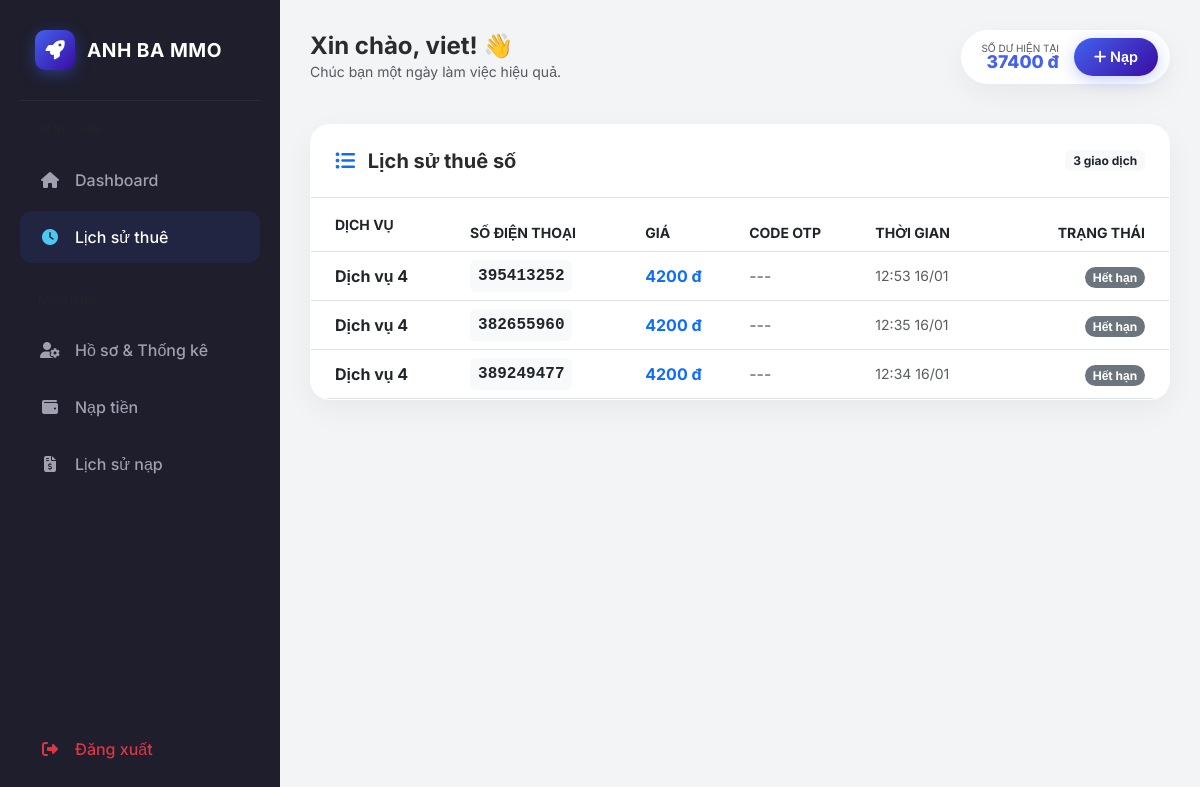
Page /history/ (signed in) on the committed database.
### core/models.py (models this page shows, shortened)
class UserProfile(models.Model):
    user = models.OneToOneField(User, on_delete=models.CASCADE, related_name='profile')
    balance = models.IntegerField(default=0, verbose_name="Số dư")
    phone_number = models.CharField(max_length=15, null=True, blank=True, verbose_name="Số điện thoại")
    class Meta:
        verbose_name = "Ví người dùng"
        verbose_name_plural = "Quản lý ví tiền"

class RentSession(models.Model):
    STATUS_CHOICES = [
        ('Waiting', 'Đang chờ'),
        ('Success', 'Thành công'),
        ('Expired', 'Hết hạn'),
    ]
    user = models.ForeignKey(User, on_delete=models.CASCADE, related_name='rent_history')
    request_id = models.CharField(max_length=50, verbose_name="Mã Request ID")
    service_name = models.CharField(max_length=100, verbose_name="Tên dịch vụ")
    phone_number = models.CharField(max_length=20, verbose_name="Số điện thoại")
    original_price = models.IntegerField(default=0, help_text="Giá gốc nhập vào")
    sell_price = models.IntegerField(default=0, help_text="Giá bán cho khách")
    otp_code = models.CharField(max_length=20, null=True, blank=True, verbose_name="Mã OTP")
    sms_content = models.TextField(null=True, blank=True, verbose_name="Nội dung tin nhắn") # Thêm trường này nếu muốn lưu full tin nhắn
    status = models.CharField(max_length=20, choices=STATUS_CHOICES, default="Waiting", verbose_name="Trạng thái")
    created_at = models.DateTimeField(auto_now_add=True, verbose_name="Thời gian tạo")
    class Meta:
        ordering = ['-created_at'] # Tự động sắp xếp mới nhất lên đầu
        verbose_name = "Lịch sử thuê số"
        verbose_name_plural = "Quản lý thuê số"

### core/views.py (the view, shortened to what this page needs)
# urls.py: path('history/', views.history, name='history'),
@login_required
def history(request):
    pending_sessions = RentSession.objects.filter(user=request.user, status='Waiting')
    user_profile = request.user.profile
    has_refund = False # Cờ đánh dấu xem có đơn nào được hoàn không
    if has_refund:
        user_profile.save()
        messages.success(request, "Hệ thống đã tự động hoàn tiền các đơn hàng lỗi/hết hạn!")
    history_data = RentSession.objects.filter(user=request.user).order_by('-created_at')
    return render(request, 'history.html', {
        'history': history_data
    })

### core/templates/history.html
{% extends 'base.html' %}
{% block content %}
<div class="glass-card">
    <div class="p-4 border-bottom d-flex justify-content-between align-items-center">
        <h5 class="fw-bold m-0"><i class="fas fa-list-ul me-2 text-primary"></i> Lịch sử thuê số</h5>
        <span class="badge bg-light text-dark">{{ history|length }} giao dịch</span>
    </div>
    <div class="table-responsive">
        <table class="table align-middle mb-0 table-hover">
            <thead class="bg-light">
                <tr class="text-muted small text-uppercase">
                    <th class="ps-4 py-3">Dịch vụ</th>
                    <th>Số điện thoại</th>
                    <th>Giá</th>
                    <th>Code OTP</th>
                    <th>Thời gian</th>
                    <th class="text-end pe-4">Trạng thái</th>
                </tr>
            </thead>
            <tbody>
                {% for item in history %}
                <tr>
                    <td class="ps-4 fw-bold text-dark">{{ item.service_name }}</td>
                    <td>
                        <span class="d-inline-block py-1 px-2 rounded bg-light text-dark fw-bold" style="font-family: monospace;">
                            {{ item.phone_number }}
                        </span>
                    </td>
                    <td class="fw-bold text-primary">{{ item.sell_price }} đ</td>
                    <td>
                        {% if item.otp_code %}
                            <span class="badge bg-success bg-opacity-10 text-success px-3 py-2 fs-6">{{ item.otp_code }}</span>
                        {% else %}
                            <span class="text-muted">---</span>
                        {% endif %}
                    </td>
                    <td class="text-muted small">{{ item.created_at|date:"H:i d/m" }}</td>
                    <td class="text-end pe-4">
                        {% if item.status == 'Success' %}
                            <span class="badge bg-success rounded-pill">Thành công</span>
                        {% elif item.status == 'Waiting' %}
                            <span class="badge bg-warning text-dark rounded-pill">Đang chờ</span>
                        {% else %}
                            <span class="badge bg-secondary rounded-pill">Hết hạn</span>
                        {% endif %}
                    </td>
                </tr>
                {% empty %}
                <tr>
                    <td colspan="6" class="text-center py-5 text-muted">Chưa có dữ liệu nào.</td>
                </tr>
                {% endfor %}
            </tbody>
        </table>
    </div>
</div>
{% endblock %}

### core/templates/base.html (shortened to what this page needs)
{% load static %}
<!DOCTYPE html>
<html lang="vi">
<head>
    <link rel="stylesheet" href="https://cdnjs.cloudflare.com/ajax/libs/font-awesome/6.4.0/css/all.min.css">
    <link href="https://cdn.jsdelivr.net/npm/bootstrap@5.3.0/dist/css/bootstrap.min.css" rel="stylesheet">
</head>
<body>
    <nav class="sidebar">
        <div class="logo-box">
            <div class="logo-icon"><i class="fas fa-rocket"></i></div>
            <div class="logo-text">ANH BA MMO</div>
        </div>
        <div class="small text-uppercase fw-bold text-muted mb-3 px-3" style="font-size: 11px;">Menu chính</div>
        <a href="{% url 'dashboard' %}" class="nav-link {% if request.resolver_match.url_name == 'dashboard' %}active{% endif %}">
            <i class="fas fa-home"></i> Dashboard
        </a>
        <a href="{% url 'history' %}" class="nav-link {% if request.resolver_match.url_name == 'history' %}active{% endif %}">
            <i class="fas fa-clock"></i> Lịch sử thuê
        </a>
        <div class="small text-uppercase fw-bold text-muted mt-4 mb-3 px-3" style="font-size: 11px;">Tài chính</div>
        <a href="{% url 'profile' %}" class="nav-link {% if request.resolver_match.url_name == 'profile' %}active{% endif %}">
            <i class="fas fa-user-cog"></i> Hồ sơ & Thống kê
        </a>
        <a href="{% url 'deposit' %}" class="nav-link {% if request.resolver_match.url_name == 'deposit' %}active{% endif %}">
            <i class="fas fa-wallet"></i> Nạp tiền
        </a>
        <a href="{% url 'deposit_history' %}" class="nav-link {% if request.resolver_match.url_name == 'deposit_history' %}active{% endif %}">
            <i class="fas fa-file-invoice-dollar"></i> Lịch sử nạp
        </a>
        <div class="mt-auto">
            <a href="{% url 'logout' %}" class="nav-link text-danger">
                <i class="fas fa-sign-out-alt"></i> Đăng xuất
            </a>
        </div>
    </nav>
    <main class="main-content">
        <div class="header-bar">
            <div class="d-flex align-items-center gap-3">
                <div>
                    <h4 class="m-0 fw-bold">Xin chào, {{ request.user.username }}! 👋</h4>
                    <p class="text-muted small m-0">Chúc bạn một ngày làm việc hiệu quả.</p>
                </div>
            </div>
            <div class="balance-card">
                <div class="text-end lh-1">
                    <span class="d-block text-muted small" style="font-size: 10px;">SỐ DƯ HIỆN TẠI</span>
                    <span class="balance-amount">{{ request.user.profile.balance }} đ</span>
                </div>
                <a href="{% url 'deposit' %}" class="btn-add-fund"><i class="fas fa-plus"></i> Nạp</a>
            </div>
        </div>
        {% block content %}
        {% endblock %}
    </main>
</body>
</html>

### core/templates/base.html (style rules this page uses)
:root { --primary-color: #4361ee; --primary-gradient: linear-gradient(135deg, #4361ee 0%, #3a0ca3 100%); --secondary-color: #4cc9f0; --bg-body: #f3f4f6; --sidebar-bg: #1e1e2d; --card-shadow: 0 10px 30px rgba(0, 0, 0, 0.05); --text-main: #2b2b2b; --text-muted: #808191; --radius-xl: 20px; --radius-md: 12px; }
body { font-family: 'Inter', sans-serif; background-color: var(--bg-body); color: var(--text-main); overflow-x: hidden; }
.sidebar { width: 280px; height: 100vh; background: var(--sidebar-bg); position: fixed; top: 0; left: 0; z-index: 1000; transition: 0.4s cubic-bezier(0.075, 0.82, 0.165, 1); padding: 20px; display: flex; flex-direction: column; }
.logo-box { display: flex; align-items: center; gap: 12px; padding: 10px 15px 30px 15px; border-bottom: 1px solid rgba(255,255,255,0.05); margin-bottom: 20px; }
.logo-icon { width: 40px; height: 40px; background: var(--primary-gradient); border-radius: 10px; display: flex; align-items: center; justify-content: center; color: white; font-size: 1.2rem; box-shadow: 0 4px 15px rgba(67, 97, 238, 0.4); }
.logo-text { color: white; font-weight: 700; font-size: 1.2rem; letter-spacing: 0.5px; }
.nav-link { display: flex; align-items: center; gap: 15px; padding: 14px 20px; color: #a0a0b0; border-radius: var(--radius-md); transition: 0.3s; text-decoration: none; font-weight: 500; margin-bottom: 5px; }
.nav-link:hover, .nav-link.active { background: rgba(67, 97, 238, 0.1); color: white; }
.nav-link.active i { color: var(--secondary-color); }
.nav-link i { width: 20px; text-align: center; transition: 0.3s; }
.main-content { margin-left: 280px; padding: 30px; transition: 0.4s; }
.header-bar { display: flex; justify-content: space-between; align-items: center; margin-bottom: 40px; }
.balance-card { background: white; padding: 8px 12px 8px 20px; border-radius: 50px; box-shadow: var(--card-shadow); display: flex; align-items: center; gap: 15px; }
.balance-amount { font-weight: 800; color: var(--primary-color); font-size: 1.1rem; }
.btn-add-fund { background: var(--primary-gradient); color: white; border: none; padding: 8px 20px; border-radius: 30px; font-weight: 600; font-size: 0.9rem; box-shadow: 0 4px 15px rgba(67, 97, 238, 0.3); transition: 0.3s; text-decoration: none; }
.glass-card { background: white; border-radius: var(--radius-xl); border: 1px solid rgba(255,255,255,0.5); box-shadow: var(--card-shadow); overflow: hidden; transition: 0.3s; }

### rows in the picture
RentSession: service_name "Dịch vụ 4", phone_number "395413252", sell_price "4200", created_at "12:53 16/01", status "Hết hạn"
RentSession: service_name "Dịch vụ 4", phone_number "382655960", sell_price "4200", created_at "12:35 16/01", status "Hết hạn"
RentSession: service_name "Dịch vụ 4", phone_number "389249477", sell_price "4200", created_at "12:34 16/01", status "Hết hạn"

### other values in the picture
{{ request.user.username }} "viet"
{{ request.user.profile.balance }} "37400"
{{ history|length }} "3"
